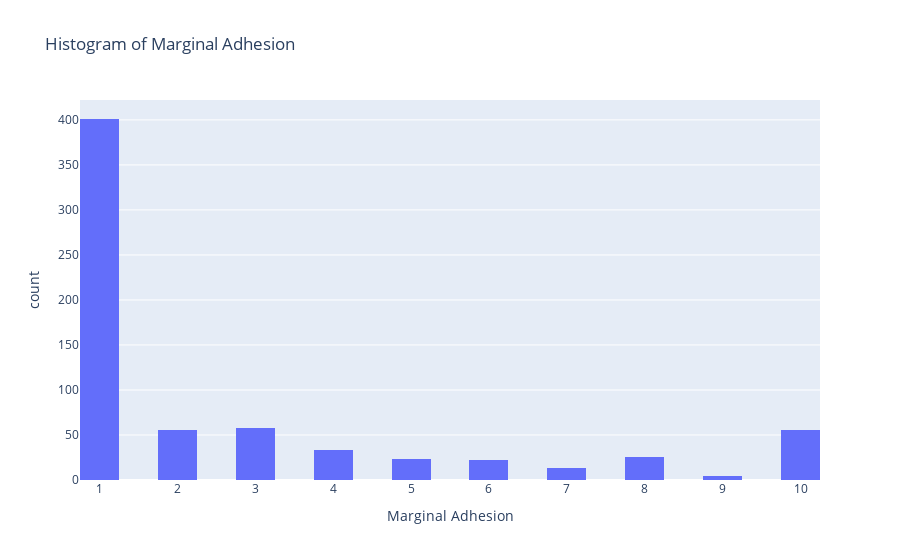

Notebook source saved alongside this figure:
### Code cell
# Draw histogram of the column 'Marginal Adhesion' using plotly express
fig = px.histogram(df, x='Marginal Adhesion', nbins=20, title='Histogram of Marginal Adhesion')
fig.show()

### Figure 1 — Plotly figure (JSON) as saved in the notebook; plotly's stock layout.template omitted (floating-point values rounded to 4 significant figures; data arrays with more than 128 entries replaced by an {"elided": "..."} marker saying what was removed)
{"data": [{"alignmentgroup": "True", "bingroup": "x", "hovertemplate": "Marginal Adhesion=%{x}<br>count=%{y}<extra></extra>", "legendgroup": "", "marker": {"color": "#636efa", "pattern": {"shape": ""}}, "name": "", "nbinsx": 20, "offsetgroup": "", "orientation": "v", "showlegend": false, "type": "histogram", "x": {"elided": "691 int values"}, "xaxis": "x", "yaxis": "y"}], "layout": {"barmode": "relative", "legend": {"tracegroupgap": 0}, "title": {"text": "Histogram of Marginal Adhesion"}, "xaxis": {"anchor": "y", "domain": [0, 1], "title": {"text": "Marginal Adhesion"}}, "yaxis": {"anchor": "x", "domain": [0, 1], "title": {"text": "count"}}}}
